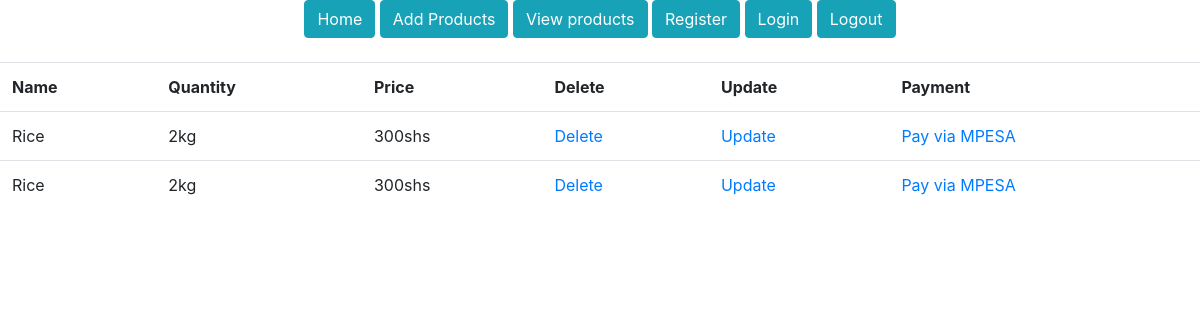
The app's page /products/ (signed in), older data.
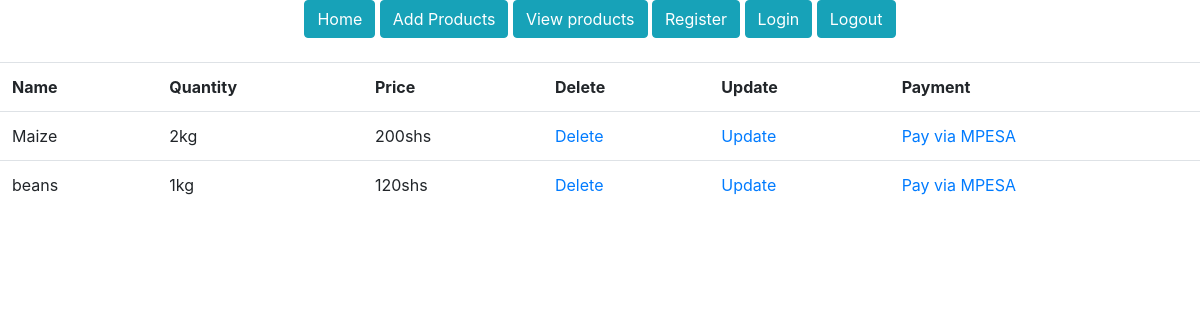
The same page, newer data.
### mrngDjangoProject/models.py (models this page shows)
class Product(models.Model):
    prod_name = models.CharField(max_length=30, blank=False, null=False)
    prod_quantity = models.CharField(max_length=30, blank=False, null=False)
    prod_price = models.CharField(max_length=30, blank=False, null=False)

### mrngDjangoProject/views.py (the view)
# urls.py: path('products/', general_views.view_products, name='products'),
@login_required()
def view_products(request):
    products = Product.objects.all()
    return render(request, 'products.html', {'products': products})

### templates/products.html
{% extends 'base.html' %}
{% load static %}
{% block content %}
    <section class="products-section">
    <div class="products-section-container">
        <table class="table">
            <tr>
                <th>Name</th>
                <th>Quantity</th>
                <th>Price</th>
                <th>Delete</th>
                <th>Update</th>
                <th>Payment</th>
            </tr>
            {% for product in  products %}
                <tr>
                    <td>{{ product.prod_name }}</td>
                    <td>{{ product.prod_quantity }}</td>
                    <td>{{ product.prod_price }}</td>
                    <td><a href="/delete-product/{{ product.id }}">Delete</a></td>
                    <td><a href="/update-product/{{ product.id }}">Update</a></td>
                    <td><a href="/pay/{{ product.id }}">Pay via MPESA</a></td>
                </tr>
            {% endfor %}
        </table>
    </div>
    </section>
{% endblock %}

Row changes from the older to the newer data that the page shows:
removed Product: prod_name "Rice", prod_quantity "2kg", prod_price "300shs"
changed Product "2kg": prod_name "Rice" → "Maize"; prod_price "300shs" → "200shs"
added Product: prod_name "beans", prod_quantity "1kg", prod_price "120shs"
